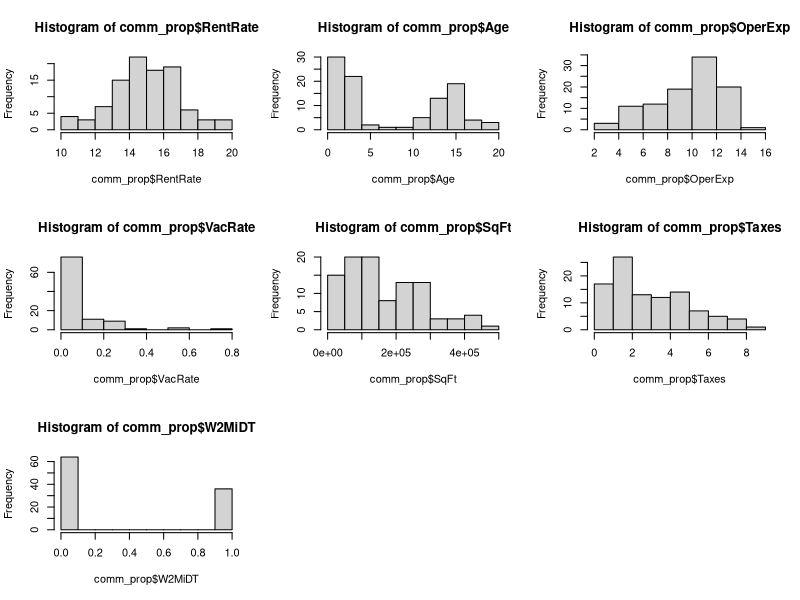
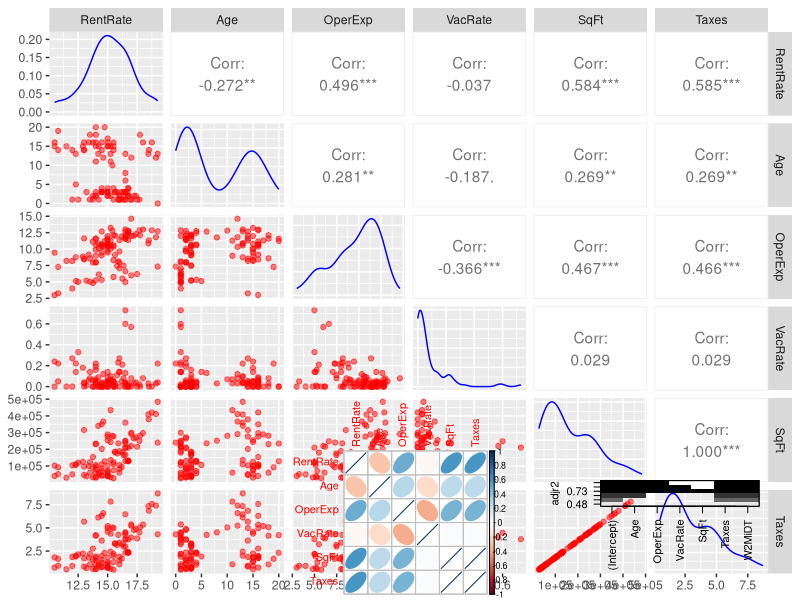
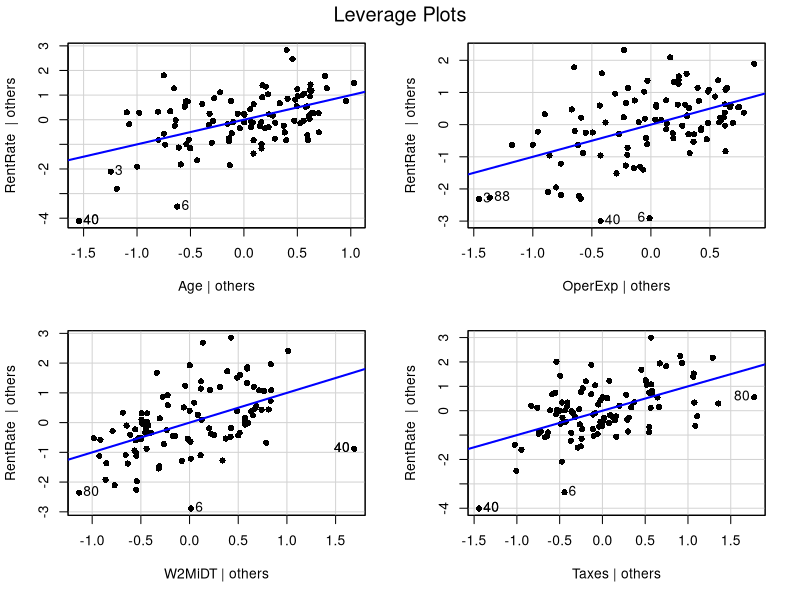
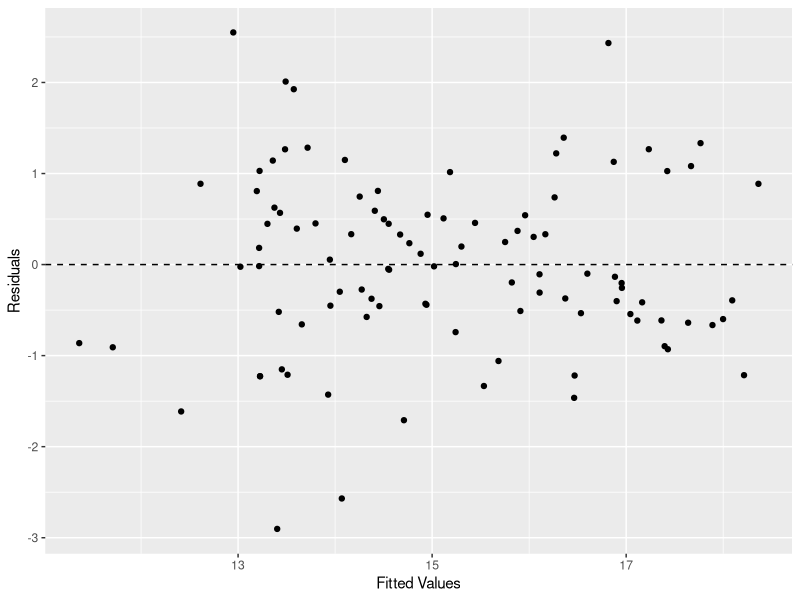
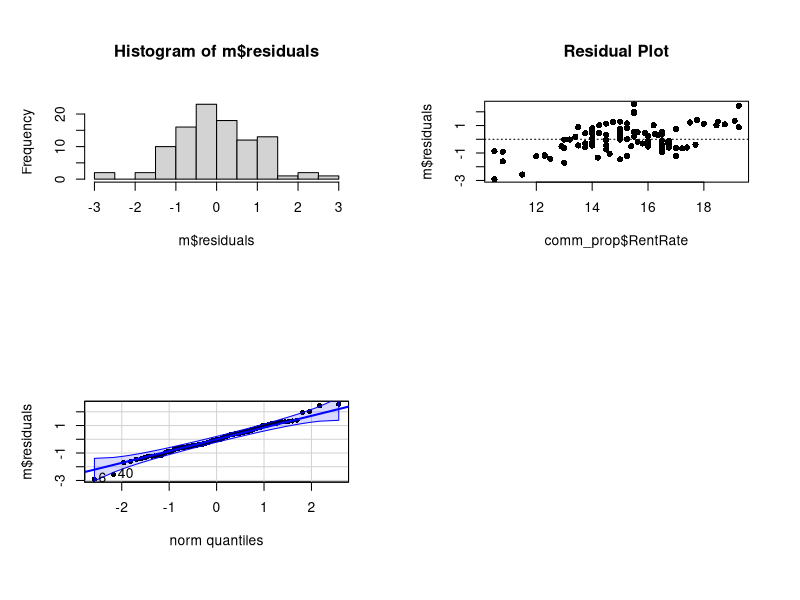

Write the R code that produced these figures, in order.
## ---- chunk 1
knitr::opts_chunk$set(echo = TRUE)
library(ggplot2)
library(dplyr)
library(Hmisc)
library(scales)
library(stats)
library(car)
library(GGally)
library(corrplot)
## ---- chunk 2
comm_prop <- read.csv("comm_prop.csv")
#comm_prop$W2MiDT <- factor(comm_prop$W2MiDT, labels = c("No", "Yes"))
head(comm_prop,5)
## ---- chunk 3
par(mfrow = c(3,3))
hist(comm_prop$RentRate)
hist(comm_prop$Age)
hist(comm_prop$OperExp)
hist(comm_prop$VacRate)
hist(comm_prop$SqFt)
hist(comm_prop$Taxes)
hist(comm_prop$W2MiDT)

## ---- chunk 4
round(cor(comm_prop),2)
## ---- chunk 5
library(GGally)
ggpairs(comm_prop[,1:6] , 
        lower = list(continuous = wrap("points", color = "red", alpha = 0.5)), 
        diag = list(continuous = wrap("densityDiag",  color = "blue", alpha = 0.5)))
## ---- chunk 6
library(corrplot)
corrplot(cor(comm_prop[,c(1:6)]), method="ellipse")
## ---- chunk 7
library(leaps)
subsets <- regsubsets(RentRate ~ ., data=comm_prop)
plot(subsets, scale="adjr2")

## ---- chunk 8
m <- lm(RentRate ~ Age+OperExp+W2MiDT+Taxes, data=comm_prop) # + Age:VacRate + OperExp:W2MiDT + SqFt:W2MiDT, data=comm_prop)
summary(m) #added interactive terms from Malini's result and got potentially more accurate model

## ---- chunk 9
leveragePlots(m,pch=16)
## ---- chunk 10
m_df <- fortify(m)

ggplot(m_df, aes(x=.fitted, y=.resid)) +
  geom_point() +
  geom_hline(yintercept = 0, linetype = 2) +
  labs(x="Fitted Values", y="Residuals")
## ---- chunk 11
car::ncvTest(m)

## ---- chunk 12
shapiro.test(m$residuals)

## ---- chunk 13
par(mfrow=c(2,2))
hist(m$residuals)
plot(m$residuals ~ comm_prop$RentRate,pch=16, main="Residual Plot")
abline(h = 0, lty = 3)  # adds a horizontal dashed line at y = 0
qqPlot(m$residuals, pch=16)
# qqline(m$residuals)
## ---- chunk 14
car::vif(m)

## ---- chunk 15
new_obs = data.frame(Age=9, SqFt=40,OperExp=13,Taxes=5.40,W2MiDT=0)
predict(m, newdata = new_obs, interval="predict")
